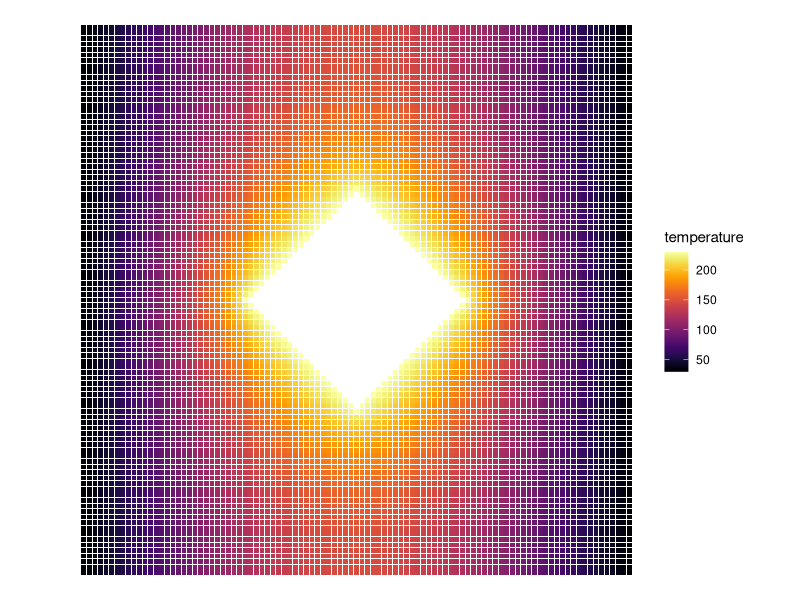

The R script that drew this image:
# John Brezovec 2018
# Visualization of 2-d conduction solutions

library(tidyverse)
library(viridis)

# read in the necessary files
solution <- read_csv("solution.csv")
coordinates <- read_csv("index_coordinates.csv")

# merge them
solution <- merge(coordinates, solution)

fix_symmetry <- function(s_df) {
  max_x <- max(s_df$x)
  max_y <- max(s_df$y)
  max_index <- max(s_df$index)
  # do one axis of rotation
  for (n in 1:nrow(s_df)) {
    new_row <- list(
      max_index + n,
      2 * max_x - s_df$x[n],
      s_df$y[n],
      s_df$temperature[n]
    )
    s_df[max_index + n, ] <- new_row
  }
  # do the other axis of rotation
  max_index <- max(s_df$index) # reset the max index again
  for (n in 1:nrow(s_df)) {
    new_row <- list(
      max_index + n,
      s_df$x[n],
      2 * max_y - s_df$y[n],
      s_df$temperature[n]
    )
    s_df[max_index + n, ] <- new_row
  }
  return(s_df)
}

# applying symmetry condition to create full data
solution <- fix_symmetry(solution)

# now plot
plot <- solution %>%
  ggplot(mapping = aes(x = x, y = y, color = temperature)) +
  theme_void() +
  geom_point(shape = 15, size = 1.25) +
  scale_color_viridis(option = "inferno") +
  coord_fixed()


# save the plot
ggsave("plot.png", width = 6, height = 5, bg = "transparent")
